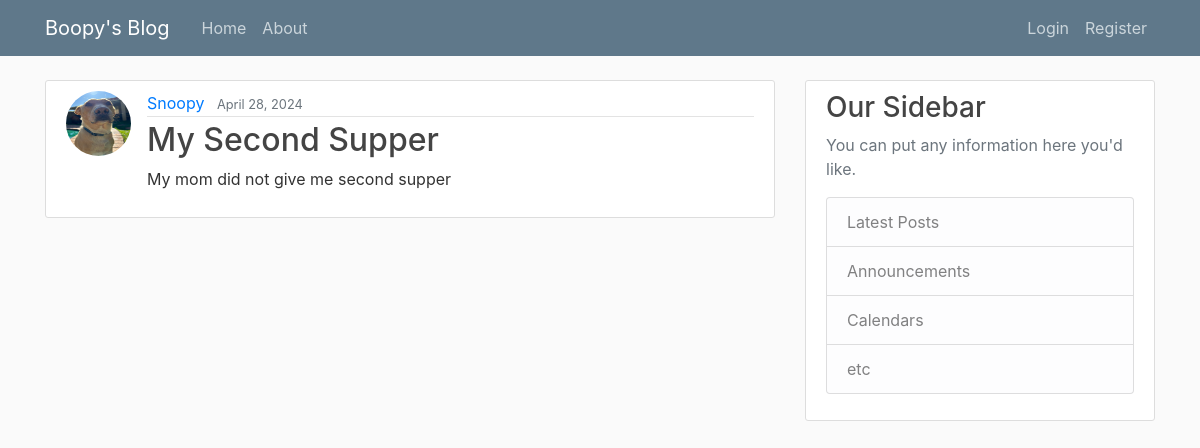
Screenshot of /post/7/ with the database file from the repository.
### blog/models.py (models this page shows, shortened)
class Post(models.Model):
    title = models.CharField(max_length=100)
    content = models.TextField()
    date_posted = models.DateTimeField(default=timezone.now)
    author = models.ForeignKey(
        User, on_delete=models.CASCADE
    )  # This makes sure that when a user is deleted then their posts are also delted but if a post is deleted then the user still remains

### users/models.py (models this page shows)
class Profile(models.Model):
    user = models.OneToOneField(User, on_delete=models.CASCADE)
    image = models.ImageField(
        default="default.jpg", upload_to="profile_pics"
    )  # default is a default image that will apply to all users that register, upload_to is the directory the pictures are saved

### blog/views.py (the view)
# urls.py: path("post/<int:pk>/", PostDetailView.as_view(), name="post-detail"),
class PostDetailView(DetailView):
    model = Post

### blog/templates/blog/post_detail.html (shortened to what this page needs)
{% extends "blog/base.html" %} {% block content %}
<article class="media content-section">
  <img
    class="rounded-circle article-img"
    src="{{ object.author.profile.image.url }}"
  />
  <div class="media-body">
    <div class="article-metadata">
      <a class="mr-2" href="#">{{ object.author }}</a>
      <small class="text-muted">{{ object.date_posted|date:"F d, Y" }}</small>
    </div>
    <h2 class="article-title">{{ object.title }}</h2>
    <p class="article-content">{{ object.content }}</p>
  </div>
</article>
{% endblock content %}

### blog/static/blog/main.css (style rules this page uses)
body { background: #fafafa; color: #333333; margin-top: 5rem; }
h1, h2, h3, h4, h5, h6 { color: #444444; }
.content-section { background: #ffffff; padding: 10px 20px; border: 1px solid #dddddd; border-radius: 3px; margin-bottom: 20px; }
.article-title { color: #444444; }
.article-content { white-space: pre-line; }
.article-img { height: 65px; width: 65px; margin-right: 16px; }
.article-metadata { padding-bottom: 1px; margin-bottom: 4px; border-bottom: 1px solid #e3e3e3; }

### rows the page displays
Post: author.profile.image (picture), author "Snoopy", date_posted "April 28, 2024", title "My Second Supper", content "My mom did not give me second supper"
